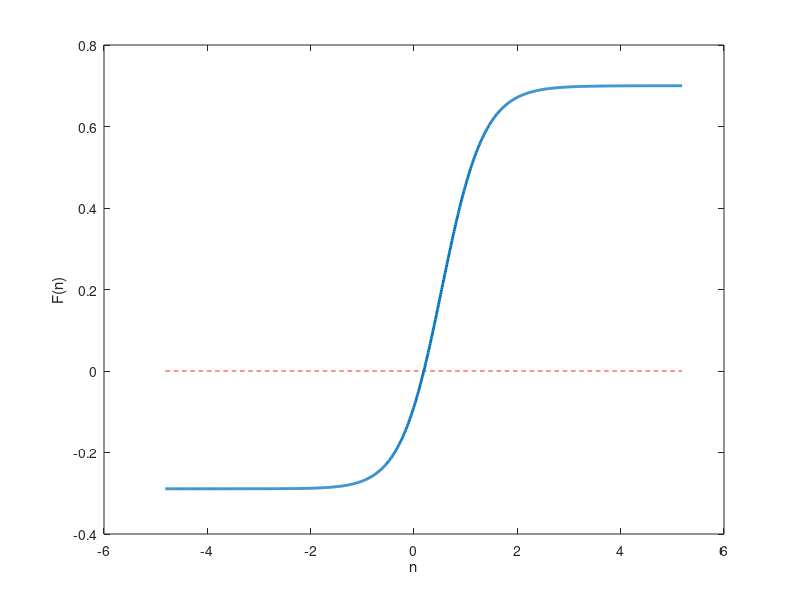

This chart was generated by the following MATLAB code:
format short g

% price cap
xi = 0.3;

% LMSR
beta = 1;
q = 10*ones(1,5);
i = 1;
qj = [q(1:i-1) q(i+1:end)];
n = -q(i) + log(xi*sum(exp(beta*qj))/(1 - xi)) / beta
q(i) = q(i) + n;
p_lmsr = exp(beta*q) / sum(exp(beta*q))

% LS-LMSR
clear n
a = 0.0079;
q = 10*ones(1,5);
i = 1;
qj = [q(1:i-1) q(i+1:end)];
F = @(n) a*log(exp((q(i) + n)/a/(n + sum(q))) + sum(exp(qj/a/(n + sum(q))))) + ...
    (exp((q(i) + n)/a/(n + sum(q)))*sum(qj) - sum(qj.*exp(qj/a/(n + sum(q))))) / ...
    ((n + sum(q))*(exp((q(i) + n)/a/(n + sum(q))) + sum(exp(qj/a/(n + sum(q)))))) - xi;
n0 = fsolve(F, 0.5)
q(i) = q(i) + n0;
b = a*sum(q);
p_lslmsr = a*log(sum(exp(q/b))) + ...
    (exp(q/b)*sum(q) - sum(q.*exp(q/b))) / sum(q) / sum(exp(q/b))

% plot solution
numPts = 1000;
x = linspace(n0 - 5, n0 + 5, numPts);
y = zeros(1, numPts);
for ii = 1:numPts
    y(ii) = F(x(ii));
end
plot(x, zeros(size(x)), 'r--', x, y, 'LineWidth', 2);
xlabel('n');
ylabel('F(n)');
